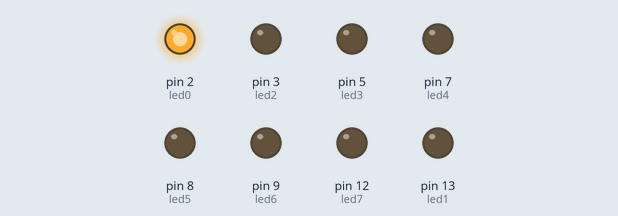
Bench run of a sketch on a simulated Arduino Uno, built with avr-gcc and run on an emulated ATmega328P. Shown: output pins drawn as LEDs (lit = HIGH).

Above: at 0.2 s.
At 2.7 s:
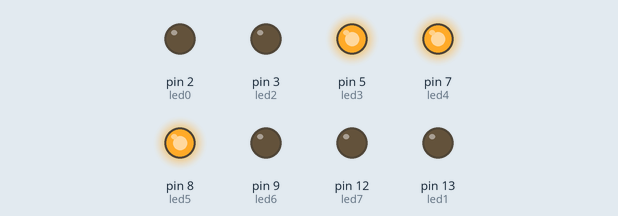
At 4.2 s:
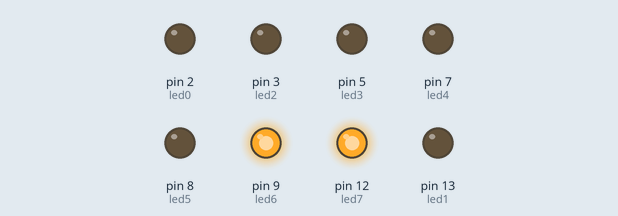
At 5.7 s:
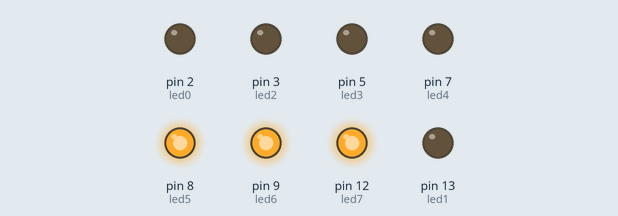
At 8.2 s:
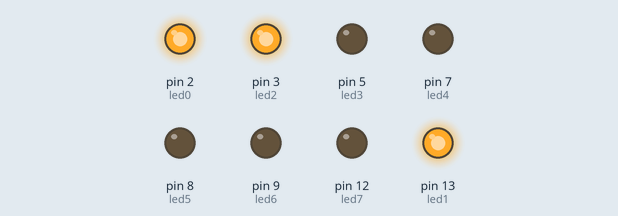
At 11.2 s:
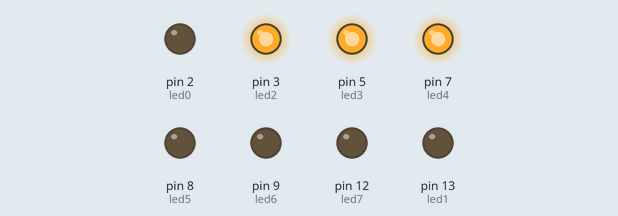
Timing chart, 0 to 11.7 s (numbered marks = the images above):
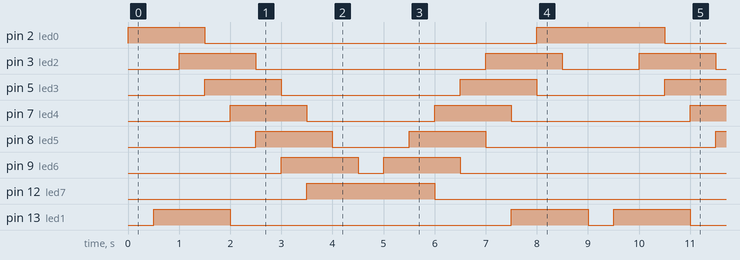

The sketch:

Ex_3_coche_fantastico.ino
```cpp
 /*************************************************************************
**                                                                       **
**    Programa 3 coche fantastico                                        **
**                                                                       **
*************************************************************************/
//Raúl Martos
 const int led0 = 2;
 const int led1 = 13;
 const int led2 = 3;
 const int led3 = 5;
 const int led4 = 7;
 const int led5 = 8;
 const int led6 = 9;
 const int led7 = 12;

 void setup()

 {
    pinMode(led0, OUTPUT);
   pinMode(led1, OUTPUT);
   pinMode(led2, OUTPUT);
   pinMode(led3, OUTPUT);
   pinMode(led4, OUTPUT);
   pinMode(led5, OUTPUT);
   pinMode(led6, OUTPUT);
   pinMode(led7, OUTPUT);

   }


void loop()
{
  digitalWrite ( led0, HIGH );
  digitalWrite ( led1, LOW );
  digitalWrite ( led2, LOW );
  digitalWrite ( led3, LOW );
  digitalWrite ( led4, LOW );
  digitalWrite ( led5, LOW );
  digitalWrite ( led6, LOW );
  digitalWrite ( led7, LOW );
  delay(500);

     digitalWrite ( led0, HIGH );
  digitalWrite ( led1, HIGH );
  digitalWrite ( led2, LOW );
  digitalWrite ( led3, LOW );
  digitalWrite ( led4, LOW );
  digitalWrite ( led5, LOW );
  digitalWrite ( led6, LOW );
  digitalWrite ( led7, LOW );
  delay(500);

     digitalWrite ( led0, HIGH );
  digitalWrite ( led1, HIGH );
  digitalWrite ( led2, HIGH );
  digitalWrite ( led3, LOW );
  digitalWrite ( led4, LOW );
  digitalWrite ( led5, LOW );
  digitalWrite ( led6, LOW );
  digitalWrite ( led7, LOW );
  delay(500);

     digitalWrite ( led0, LOW );
  digitalWrite ( led1, HIGH );
  digitalWrite ( led2, HIGH );
  digitalWrite ( led3, HIGH );
  digitalWrite ( led4, LOW );
  digitalWrite ( led5, LOW );
  digitalWrite ( led6, LOW );
  digitalWrite ( led7, LOW );
  delay(500);

     digitalWrite ( led0, LOW );
  digitalWrite ( led1, LOW );
  digitalWrite ( led2, HIGH );
  digitalWrite ( led3, HIGH );
  digitalWrite ( led4, HIGH );
  digitalWrite ( led5, LOW );
  digitalWrite ( led6, LOW );
  digitalWrite ( led7, LOW );
  delay(500);

     digitalWrite ( led0, LOW );
  digitalWrite ( led1, LOW );
  digitalWrite ( led2, LOW );
  digitalWrite ( led3, HIGH );
  digitalWrite ( led4, HIGH );
  digitalWrite ( led5, HIGH );
  digitalWrite ( led6, LOW );
  digitalWrite ( led7, LOW );
  delay(500);

  digitalWrite ( led0, LOW );
  digitalWrite ( led1, LOW );
  digitalWrite ( led2, LOW );
  digitalWrite ( led3, LOW );
  digitalWrite ( led4, HIGH );
  digitalWrite ( led5, HIGH );
  digitalWrite ( led6, HIGH );
  digitalWrite ( led7, LOW );
  delay(500);

  digitalWrite ( led0, LOW );
  digitalWrite ( led1, LOW );
  digitalWrite ( led2, LOW );
  digitalWrite ( led3, LOW );
  digitalWrite ( led4, LOW );
  digitalWrite ( led5, HIGH );
  digitalWrite ( led6, HIGH );
  digitalWrite ( led7, HIGH );
  delay(500);

  digitalWrite ( led0, LOW );
  digitalWrite ( led1, LOW );
  digitalWrite ( led2, LOW );
  digitalWrite ( led3, LOW );
  digitalWrite ( led4, LOW );
  digitalWrite ( led5, LOW );
  digitalWrite ( led6, HIGH );
  digitalWrite ( led7, HIGH );
  delay(500);

   digitalWrite ( led0, LOW );
  digitalWrite ( led1, LOW );
  digitalWrite ( led2, LOW );
  digitalWrite ( led3, LOW );
  digitalWrite ( led4, LOW );
  digitalWrite ( led5, LOW );
  digitalWrite ( led6, LOW );
  digitalWrite ( led7, HIGH );
  delay(500);

   digitalWrite ( led0, LOW );
  digitalWrite ( led1, LOW );
  digitalWrite ( led2, LOW );
  digitalWrite ( led3, LOW );
  digitalWrite ( led4, LOW );
  digitalWrite ( led5, LOW );
  digitalWrite ( led6, HIGH );
  digitalWrite ( led7, HIGH );
  delay(500);

  digitalWrite ( led0, LOW );
  digitalWrite ( led1, LOW );
  digitalWrite ( led2, LOW );
  digitalWrite ( led3, LOW );
  digitalWrite ( led4, LOW );
  digitalWrite ( led5, HIGH );
  digitalWrite ( led6, HIGH );
  digitalWrite ( led7, HIGH );
  delay(500);

  digitalWrite ( led0, LOW );
  digitalWrite ( led1, LOW );
  digitalWrite ( led2, LOW );
  digitalWrite ( led3, LOW );
  digitalWrite ( led4, HIGH );
  digitalWrite ( led5, HIGH );
  digitalWrite ( led6, HIGH );
  digitalWrite ( led7, LOW );
  delay(500);

      digitalWrite ( led0, LOW );
  digitalWrite ( led1, LOW );
  digitalWrite ( led2, LOW );
  digitalWrite ( led3, HIGH );
  digitalWrite ( led4, HIGH );
  digitalWrite ( led5, HIGH );
  digitalWrite ( led6, LOW );
  digitalWrite ( led7, LOW );
  delay(500);

    digitalWrite ( led0, LOW );
  digitalWrite ( led1, LOW );
  digitalWrite ( led2, HIGH );
  digitalWrite ( led3, HIGH );
  digitalWrite ( led4, HIGH );
  digitalWrite ( led5, LOW );
  digitalWrite ( led6, LOW );
  digitalWrite ( led7, LOW );
  delay(500);

  digitalWrite ( led0, LOW );
  digitalWrite ( led1, HIGH );
  digitalWrite ( led2, HIGH );
  digitalWrite ( led3, HIGH );
  digitalWrite ( led4, LOW );
  digitalWrite ( led5, LOW );
  digitalWrite ( led6, LOW );
  digitalWrite ( led7, LOW );
  delay(500);

   digitalWrite ( led0, HIGH );
  digitalWrite ( led1, HIGH );
  digitalWrite ( led2, HIGH );
  digitalWrite ( led3, LOW );
  digitalWrite ( led4, LOW );
  digitalWrite ( led5, LOW );
  digitalWrite ( led6, LOW );
  digitalWrite ( led7, LOW );
  delay(500);

  digitalWrite ( led0, HIGH );
  digitalWrite ( led1, HIGH );
  digitalWrite ( led2, LOW );
  digitalWrite ( led3, LOW );
  digitalWrite ( led4, LOW );
  digitalWrite ( led5, LOW );
  digitalWrite ( led6, LOW );
  digitalWrite ( led7, LOW );
  delay(500);

 }

 // programa que simula els llums del cotxe fantastic els LEDS es mouen de 3 en 3
```

Measured:
- by itself, pin 2 (led0): repeats every 9.0 s: LOW 6.5 s, HIGH 2.5 s
- by itself, pin 3 (led2): repeats every 9.0 s: LOW 4.5 s, HIGH 1.5 s, LOW 1.5 s, HIGH 1.5 s
- by itself, pin 5 (led3): repeats every 9.0 s: LOW 3.5 s, HIGH 1.5 s, LOW 2.5 s, HIGH 1.5 s
- by itself, pin 7 (led4): repeats every 9.0 s: LOW 2.5 s, HIGH 1.5 s, LOW 3.5 s, HIGH 1.5 s
- by itself, pin 8 (led5): repeats every 9.0 s: LOW 1.5 s, HIGH 1.5 s, LOW 4.5 s, HIGH 1.5 s
- by itself, pin 9 (led6): repeats every 9.0 s: LOW 0.50 s, HIGH 1.5 s, LOW 5.5 s, HIGH 1.5 s
- by itself, pin 12 (led7): alternates HIGH for 2.5 s and LOW for 6.5 s
- by itself, pin 13 (led1): repeats every 9.0 s: LOW 5.5 s, HIGH 1.5 s, LOW 0.50 s, HIGH 1.5 s
